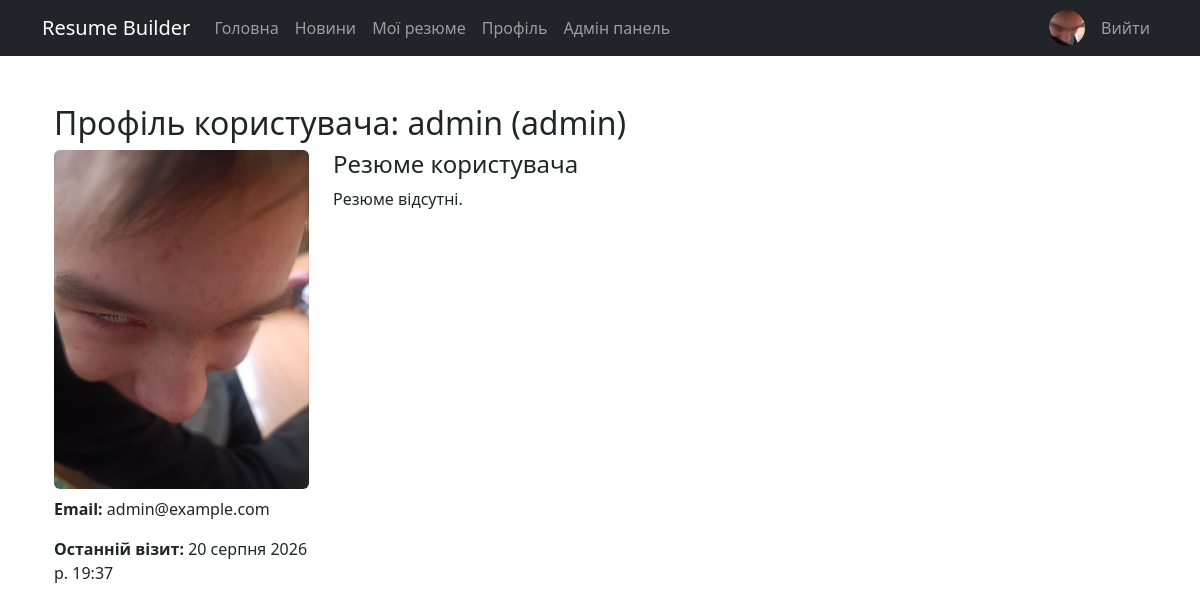
Page /custom-admin/profile/2/ (signed in) on the earlier database version.
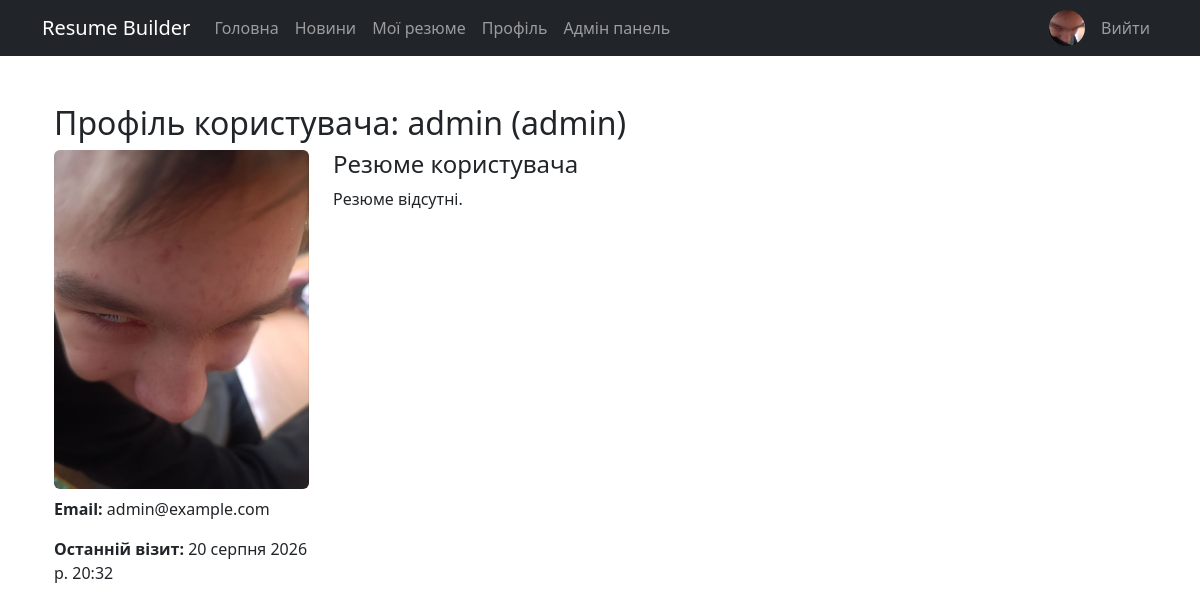
Same page on the later database version.
### builder/models.py (models this page shows, shortened)
class Profile(models.Model):
    user = models.OneToOneField(User, on_delete=models.CASCADE, related_name='profile')
    full_name = models.CharField(max_length=200)
    title = models.CharField(max_length=200, blank=True)
    email = models.EmailField(blank=True)
    phone = models.CharField(max_length=50, blank=True)
    location = models.CharField(max_length=200, blank=True)
    bio = models.TextField(blank=True)
    photo = models.ImageField(upload_to='profiles/', blank=True, null=True)
    last_seen = models.DateTimeField(null=True, blank=True)

### builder/views.py (the view)
# urls.py: path('custom-admin/profile/<int:pk>/', views.admin_profile_detail, name='admin_profile_detail'),
@user_passes_test(lambda user: user.is_staff)
def admin_profile_detail(request, pk):
    profile = get_object_or_404(Profile, pk=pk)
    resumes = Resume.objects.filter(user=profile.user).order_by('-updated_at')
    return render(request, 'admin_profile_detail.html', {'profile': profile, 'resumes': resumes})

### builder/context_processors.py (called while the page is built)
def user_profile(request):
    if request.user.is_authenticated:
        profile = Profile.objects.filter(user=request.user).first()
        return {'user_profile': profile}
    return {'user_profile': None}

### templates/admin_profile_detail.html
{% extends 'base.html' %}
{% block content %}
<div class="container mt-4">
  <h2>Профіль користувача: {{ profile.full_name }} ({{ profile.user.username }})</h2>
  <div class="row">
    <div class="col-md-3">
      {% if profile.photo %}
        <img src="{{ profile.photo.url }}" class="img-fluid rounded" alt="Фото">
      {% else %}
        <div class="border rounded p-4 text-center">Немає фото</div>
      {% endif %}
      <p class="mt-2"><strong>Email:</strong> {{ profile.user.email }}</p>
      <p><strong>Останній візит:</strong> {{ profile.last_seen }}</p>
    </div>
    <div class="col-md-9">
      <h4>Резюме користувача</h4>
      {% if resumes %}
        <ul class="list-group">
        {% for r in resumes %}
          <li class="list-group-item d-flex justify-content-between align-items-center">
            <div>
              <strong>{{ r.title }}</strong>
              <div class="text-muted small">Статус: {{ r.get_status_display }} {% if r.is_deleted %}(архів){% endif %}</div>
            </div>
            <div>
              <a href="{% url 'admin_resume_detail' r.pk %}" class="btn btn-sm btn-outline-primary">Деталі</a>
              {% if r.is_public and not r.is_deleted %}
                <a href="{% url 'resume_public_detail' r.pk %}" class="btn btn-sm btn-secondary">Перегляд публічний</a>
              {% endif %}
            </div>
          </li>
        {% endfor %}
        </ul>
      {% else %}
        <p>Резюме відсутні.</p>
      {% endif %}
    </div>
  </div>
</div>
{% endblock %}

### templates/base.html (shortened to what this page needs)
<!DOCTYPE html>
<html lang="uk">
<head>
    <link rel="stylesheet" href="https://cdn.jsdelivr.net/npm/bootstrap@5.3.3/dist/css/bootstrap.min.css">
    {% load static %}
    <link rel="stylesheet" href="{% static 'builder/responsive.css' %}">
</head>
<body>
<nav class="navbar navbar-expand-lg navbar-dark bg-dark">
    <div class="container">
        <a class="navbar-brand" href="{% url 'home' %}">Resume Builder</a>
        <div class="collapse navbar-collapse" id="main-navigation">
            <ul class="navbar-nav me-auto">
                <li class="nav-item"><a class="nav-link" href="{% url 'home' %}">Головна</a></li>
                <li class="nav-item"><a class="nav-link" href="{% url 'news_list' %}">Новини</a></li>
                {% if user.is_authenticated %}
                <li class="nav-item"><a class="nav-link" href="{% url 'resume_list' %}">Мої резюме</a></li>
                <li class="nav-item"><a class="nav-link" href="{% url 'profile_list' %}">Профіль</a></li>
                {% if user.is_staff %}
                <li class="nav-item"><a class="nav-link" href="{% url 'custom_admin_dashboard' %}">Адмін панель</a></li>
                {% endif %}
                {% endif %}
            </ul>
            <ul class="navbar-nav align-items-center">
                {% if user.is_authenticated %}
                <li class="nav-item me-2">
                    <a class="nav-link p-0" href="{% url 'profile_list' %}">
                        {% if user_profile and user_profile.photo %}
                        <img src="{{ user_profile.photo.url }}" alt="avatar" class="rounded-circle" style="width:36px;height:36px;object-fit:cover;">
                        {% else %}
                        <div class="rounded-circle bg-secondary text-white d-flex align-items-center justify-content-center" style="width:36px;height:36px;font-weight:600;">{{ user.username|slice:":1"|upper }}</div>
                        {% endif %}
                    </a>
                </li>
                <li class="nav-item"><a class="nav-link" href="{% url 'logout' %}">Вийти</a></li>
                {% else %}
                <li class="nav-item"><a class="nav-link" href="{% url 'login' %}">Увійти</a></li>
                <li class="nav-item"><a class="nav-link" href="{% url 'register' %}">Реєстрація</a></li>
                {% endif %}
            </ul>
        </div>
    </div>
</nav>
<div class="container py-4">
    {% block content %}{% endblock %}
</div>
</body>
</html>

### builder/static/builder/responsive.css (style rules this page uses)
html { overflow-x: hidden; }
body { min-width: 320px; }
img { max-width: 100%; height: auto; }
.navbar-brand { white-space: normal; }

Differences in the rows shown:
changed Profile "admin": last_seen "20 серпня 2026 р. 19:37" → "20 серпня 2026 р. 20:32"
